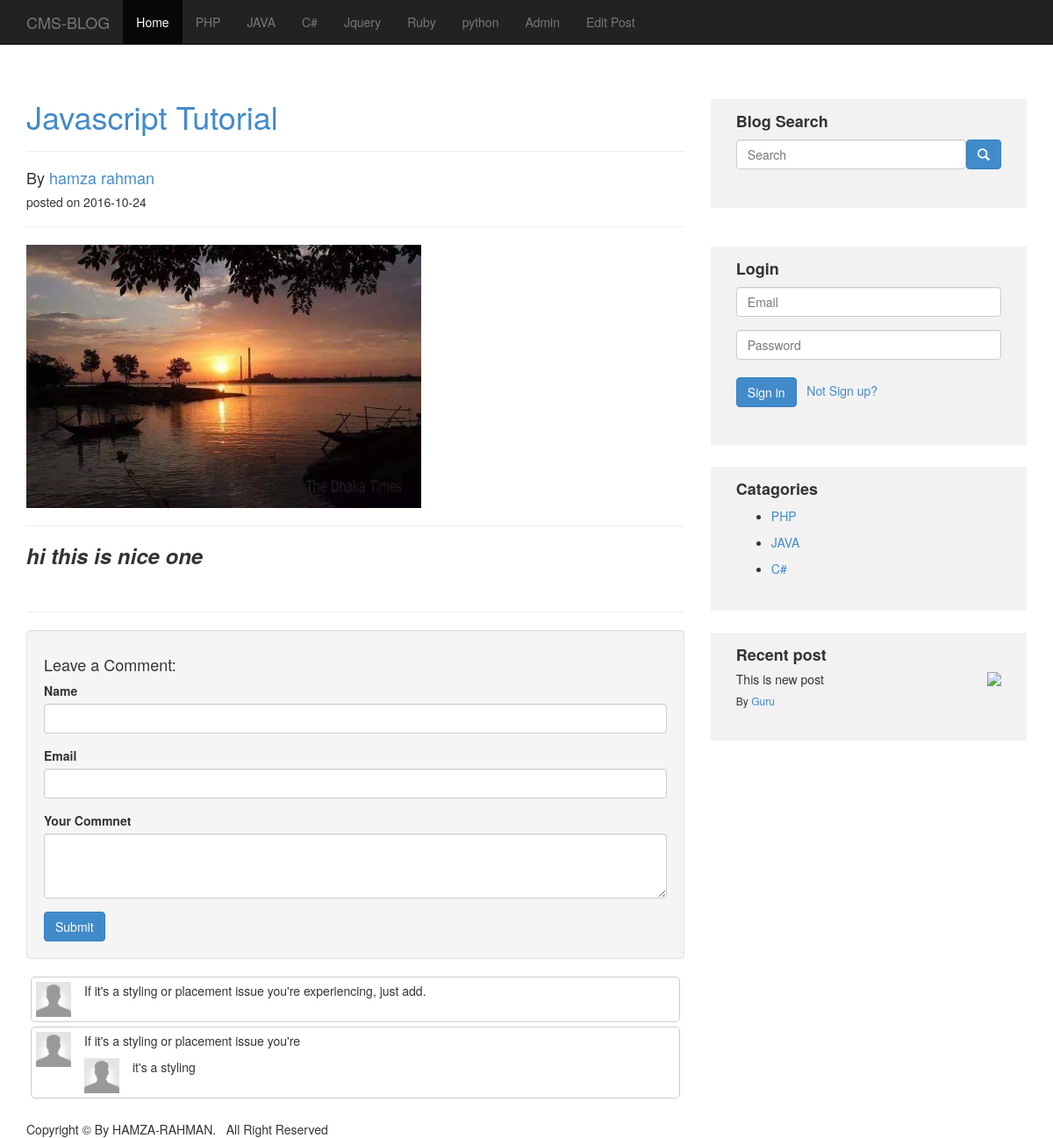
/post.php?p_id=16, run on the app's committed database.
### tables this page shows
CREATE TABLE `catagory` (
  `cat_id` int(3) NOT NULL,
  `cat_title` varchar(255) NOT NULL
);

CREATE TABLE `posts` (
  `post_id` int(3) NOT NULL,
  `post_catagory_id` int(3) NOT NULL,
  `post_title` varchar(255) NOT NULL,
  `post_author` varchar(255) NOT NULL,
  `post_date` date NOT NULL,
  `post_image` text NOT NULL,
  `post_content` text NOT NULL,
  `post_tags` varchar(255) NOT NULL,
  `post_comment_count` varchar(255) NOT NULL,
  `post_status` varchar(255) NOT NULL DEFAULT 'draft',
  `post_views_count` int(11) NOT NULL
);

### post.php (the view, shortened to what this page needs)
<?php include "include/config.php"; ?>
<?php include "include/header.php"; ?>
  <body>
	<?php include "include/navigation.php"; ?>
	<div class="container">
		<div class="row">
			<div class="col-md-8 blog">
			<?php
			if(isset($_GET['p_id'])){
				$the_p_id = $_GET['p_id'];
				$ft = $conn->query("SELECT * FROM posts WHERE post_id = {$the_p_id}");
		      	while ( $row = $ft->fetch(PDO::FETCH_ASSOC)) {
		      	$post_title = $row['post_title'];
		      	$post_author = $row['post_author'];
		      	$post_date = $row['post_date'];
		      	$post_image = $row['post_image'];
		      	$post_content = $row['post_content'];
			?>
				<div class="blog-pos">
					<a href="post.php"><h1 style="margin-top:15%;"><?php echo $post_title; ?></h1></a><hr>
					<h4 class="blog-title">By <a href="#"><?php echo $post_author; ?></a></h4>
					<h5>posted on <?php echo $post_date; ?></h5>
					<hr></hr>
					<div class="blog-post-image" style="weight:200px; height:300px; ">
						<img src="image/<?php echo $post_image; ?>" style="weight:200px; height:300px;" >
					</div>
					<hr></hr>
					<p><?php echo $post_content; ?></p><br/>
					<hr>
				</div>
    <?php }
      }else{
        header("Location:index.php");
      }
     ?>
            <div class="well">
              <h4>Leave a Comment: </h4>
              <form role="form" action="" method="POST">
                 <div class="form-group">
                    <label>Name</label>
                    <input type="text" name="comment_name" class="form-control">
                 </div>
                 <div class="form-group">
                    <label>Email</label>
                    <input type="Email" name="comment_email" class="form-control">
                 </div>
                 <div class="form-group">
                    <label>Your Commnet</label>
                    <textarea class="form-control" rows="3" name="comment_content"></textarea>
                 </div>
                 <button type="submit" name="submit-commnent" class="btn btn-primary">Submit</button>
              </form>
            </div>
                   <div class="comments">
                      <div class="comment">
                         <a class="comment-avator pull-left" href="#">
                            <img src="image/user.png">
                         </a>
                         <div class="comment-text">
                            <p>If it's a styling or placement issue you're experiencing, just add. </p>
                         </div>
                      </div>
                   </div>
                   <div class="comments">
                      <div class="comment">
                         <a class="comment-avator pull-left" href="#">
                            <img src="image/user.png">
                         </a>
                         <div class="comment-text">
                            <p>If it's a styling or placement issue you're </p>
	                      <div class="comment">
	                         <a class="comment-avator pull-left" href="#">
	                            <img src="image/user.png">
	                         </a>
	                         <div class="comment-text">
	                            <p>it's a styling</p>
	                         </div>
	                      </div>
                         </div>
                      </div>
                   </div>
                   <br>
			</div>
				<?php include "include/sidebar.php"; ?>
		</div>
	</div>
	<?php include "include/footer.php"; ?>
  </body>
</html>

### include/navigation.php (shortened to what this page needs)
<?php include "include/config.php";?>
<nav class="navbar navbar-inverse navbar-fixed-top">
  <div class="container">
    <div class="navbar-header">
      <a class="navbar-brand" href="index.php">CMS-BLOG</a>
    </div>
    <div id="navbar" class="collapse navbar-collapse">
      <ul class="nav navbar-nav">
        <li class="active"><a href="#">Home</a></li>
            <?php
            $ft = $conn->query("select * from catagory");
            while ( $row = $ft->fetch(PDO::FETCH_ASSOC)) {
              $cat_list = $row['cat_title'];
              echo "<li><a href='#'>{$cat_list}</a></li>";
            }
            ?>
            <li><a href="Admin">Admin </a></li>
          <?php
         if(!isset($_SESSION['user_role'])){
             if(isset($_GET['p_id'])){
              $the_id =  $_GET['p_id'];
                echo "<li><a href='Admin/posts.php?source=edit&id={$the_id}'>Edit Post</a></li>";
             }
          }
          ?>
    </div>
  </div>
</nav>

### include/sidebar.php
<?php include "include/config.php";?>
			<div class="col-md-4 sidebar" style="margin-top:5%;" >
				<div class="main-sidebar">
					<div class="sidebar">
						<h4 style="margin-top:18%;"><strong>Blog Search</strong></h4>
						<form action="search.php" method="POST">
						  <div class="form-group row">
							<div class="col-sm-10" style="padding-right: 0px;">
							  <input type="text" class="form-control" id="exampleInputAmount" name="search" placeholder="Search" required>
							</div>
							<button type="submit" name="submit" class="btn btn-primary"><span class="glyphicon glyphicon-search"></span></button>
						  </div>
						</form>
					</div>
				</div> <br/>
				<div class="main-sidebar">
					<div class="sidebar">
						<h4 style="margin-top:8%;"><strong>Login</strong></h4>
						<form class="form-horizontal" action="include/form.php" method="POST">
						  <div class="form-group">
							<div class="col-sm-12">
							  <input type="text" class="form-control" name="username" id="inputEmail3" placeholder="Email">
							</div>
						  </div>
						  <div class="form-group">
							<div class="col-sm-12">
							  <input type="password" class="form-control" name="password" id="inputPassword3" placeholder="Password"><br/>
							  <button type="submit" name="login" class="btn btn-primary">Sign in</button>
								&nbsp<a href="Registration.php"> Not Sign up?</a>
							</div>
						  </div>
						</form>
					</div>
				</div>
				<div class="main-sidebar">
					<div class="sidebar">
					<h4 style="margin-top:8%;"><strong>Catagories</strong></h4>
						<?php
						$qr = $conn->query("SELECT * FROM catagory LIMIT 3");
						while($row = $qr->fetch(PDO::FETCH_ASSOC)){
							$catagory_title = $row['cat_title'];
							$cat_id = $row['cat_id'];
							echo "<ul><li><a href='category.php?c_id={$cat_id}'>{$catagory_title}</a></li></ul>";
						}
						?>
					</div>
				</div>
				<div class="main-sidebar">
					<div class="sidebar">
						<div class="recent-text">
							<h4 style="margin-top:8%;"><strong>Recent post</strong></h4>
							<h5>This is new post</h5>
							<div class="recent-image">
								<img src="image/temp.jpg" style="weight:30px; height:20px; ">
							</div>
							<h6 class="blog-title">By <a href="#">Guru</a></h6>
						</div>
					</div>
				</div>
			</div>

### css/main.css (style rules this page uses)
.main-sidebar { background-color:#f2f2f2; padding-bottom:8%; padding-left:8%; padding-right:8%; }
.sidebar h4 { padding-top:5%; }
.recent-image { float:right; margin-top:-10%; }
input { padding-right:8%; }
.comments { border: 1px solid #ccc; border-radius: 5px; padding: 5px; margin: 5px; overflow: auto; top: 1%; }
.comment-avator img, .user { width: 40px; margin-right: 15px; top: 2%; }

### data on the page
catagory: cat_title "PHP"
catagory: cat_title "JAVA"
catagory: cat_title "C#"
catagory: cat_title "Jquery"
catagory: cat_title "Ruby"
catagory: cat_title "python"
posts: post_title "Javascript Tutorial", post_author "hamza rahman", post_date "2016-10-24", post_image (picture), post_content "hi this is nice one"
